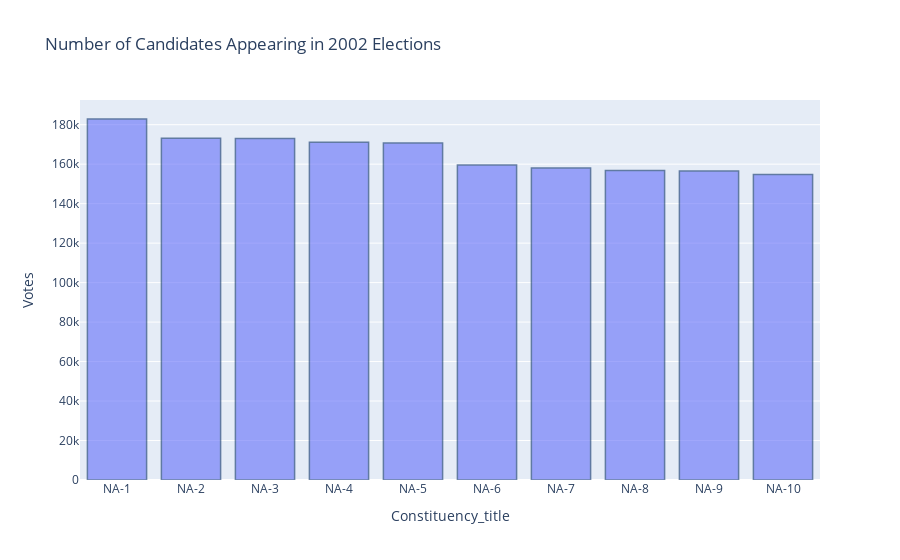

Write notebook code for a chart like this one.
### Markdown cell above
# Total Number of votes by each Constituency in 2002

### Code cell
x=df_2002['Constituency_title'].unique()
data = [go.Bar(
    x=x,
    y=df_2002.groupby(['Constituency_title'])['Votes'].sum().nlargest(10),
    textposition = 'auto',
    marker=dict(
                line=dict(
                    color='rgb(8,48,107)',
                    width=1.5),
            ),
            opacity=0.6
    )]
layout = {
  'xaxis': {'title': 'Constituency_title'},
  'yaxis': {'title': 'Votes'},
  'barmode': 'relative',
  'title': 'Number of Candidates Appearing in 2002 Elections'
};
iplot({'data': data, 'layout': layout})

### Figure 1 — Plotly figure (JSON) as saved in the notebook; plotly's stock layout.template omitted (floating-point values rounded to 4 significant figures; data arrays with more than 128 entries replaced by an {"elided": "..."} marker saying what was removed)
{"data": [{"marker": {"line": {"color": "rgb(8,48,107)", "width": 1.5}}, "opacity": 0.6, "textposition": "auto", "type": "bar", "x": {"elided": "272 str values"}, "y": [182885, 173178, 172997, 171146, 170785, 159621, 158001, 156847, 156480, 154829]}], "layout": {"barmode": "relative", "title": {"text": "Number of Candidates Appearing in 2002 Elections"}, "xaxis": {"title": {"text": "Constituency_title"}}, "yaxis": {"title": {"text": "Votes"}}}}
